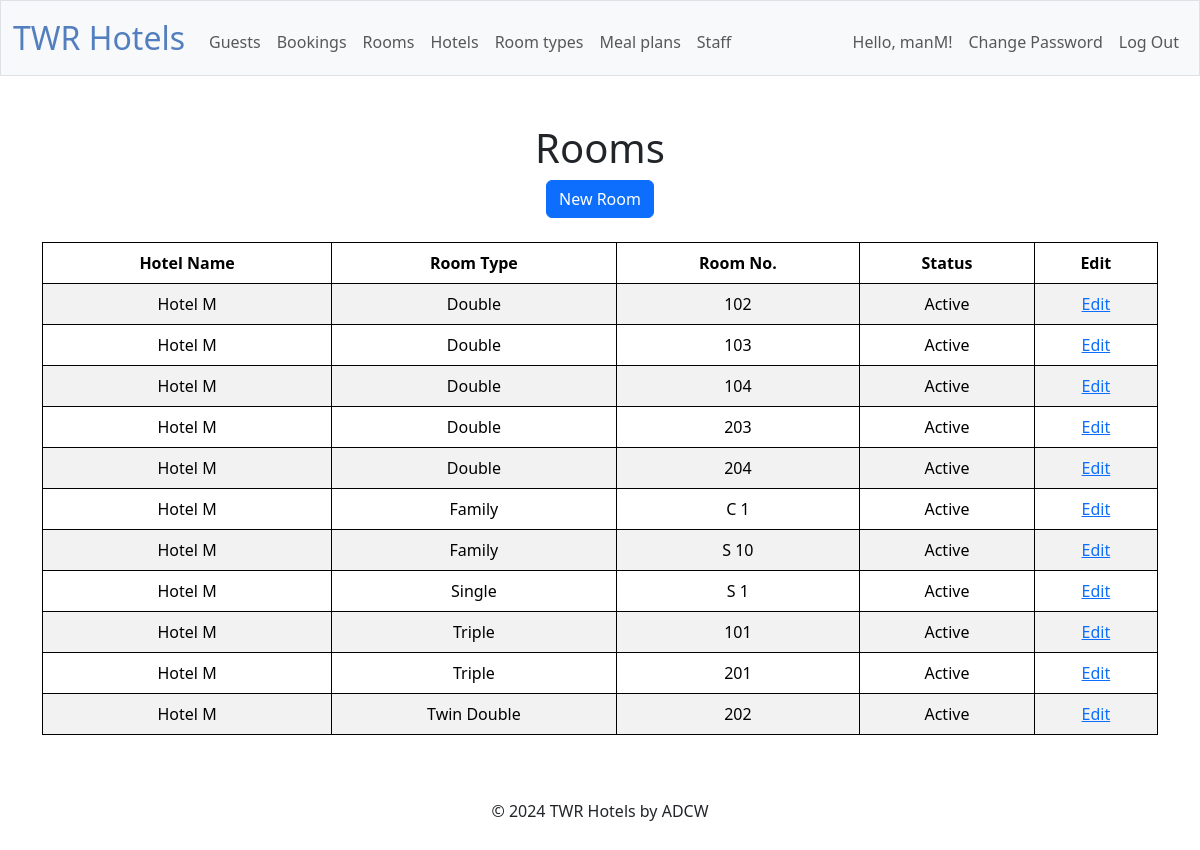
Screenshot of /rooms (signed in) with the database file from the repository.
### tables this page shows
CREATE TABLE "staff_members" (staffID INTEGER PRIMARY KEY AUTOINCREMENT NOT NULL, hotelID INTEGER NOT NULL, firstName TEXT NOT NULL, lastName TEXT NOT NULL, positionID INTEGER NOT NULL DEFAULT 1,password TEXT NOT NULL,  dateOfBirth DATE NOT NULL, phone INTEGER NOT NULL, email TEXT NOT NULL, statusID INTEGER NOT NULL DEFAULT 1, FOREIGN KEY (hotelID) REFERENCES hotels(hotelID), FOREIGN KEY (positionID) REFERENCES position(id), FOREIGN KEY (statusID) REFERENCES status(statusID));

CREATE TABLE "rooms" (roomID INTEGER PRIMARY KEY AUTOINCREMENT NOT NULL, hotelID INTEGER NOT NULL, typeID INTEGER NOT NULL, statusID INTEGER NOT NULL, roomNo TEXT NOT NULL, FOREIGN KEY (hotelID) REFERENCES Hotels(hotelID),  FOREIGN KEY (typeID) REFERENCES "roomTypes"(typeID), FOREIGN KEY (statusID) REFERENCES status(statusID));

CREATE TABLE "hotels" (hotelID INTEGER PRIMARY KEY AUTOINCREMENT NOT NULL , name TEXT NOT NULL, address TEXT, phone INTEGER NOT NULL, email TEXT NOT NULL, checkinTime TIME NOT NULL, checkoutTime TIME NOT NULL, statusID INTEGER NOT NULL, FOREIGN KEY (statusID) REFERENCES status(statusID));

CREATE TABLE "roomTypes" (typeID INTEGER PRIMARY KEY AUTOINCREMENT NOT NULL,name TEXT NOT NULL, description TEXT, capacity INTEGER NOT NULL, statusID INTEGER NOT NULL, FOREIGN KEY (statusID) REFERENCES status(statusID));

CREATE TABLE "status" (statusID INTEGER PRIMARY KEY AUTOINCREMENT NOT NULL, status TEXT NOT NULL);

### app.py (the view)
@app.route("/rooms", methods=["GET"])
@login_required
def rooms():
    user = db.execute(
        "SELECT * FROM staff_members WHERE staffID = ?", session["user_id"])
    rooms = db.execute(
        "SELECT rooms.roomID, hotels.name as hotelName , roomTypes.name as roomTypeName, rooms.roomNo, status.status FROM rooms INNER JOIN hotels ON rooms.hotelID = hotels.hotelID INNER JOIN roomTypes ON rooms.typeID = roomTypes.typeID INNER JOIN status ON rooms.statusID = status.statusID WHERE hotels.hotelID = ? ORDER BY roomTypeName ASC, roomNo ASC", user[0]["hotelID"])
    return render_template("rooms.html", rooms=rooms)

### app.py (called while the page is built)
@app.after_request
def after_request(response):
    response.headers["Cache-Control"] = "no-cache, no-store, must-revalidate"
    response.headers["Expires"] = 0
    response.headers["Pragma"] = "no-cache"
    return response

### templates/rooms.html (shortened to what this page needs)
{% extends "layout.html" %}
{% block main %}
    <h1>Rooms</h1>
    <a href="/new_room" class="btn btn-primary">New Room</a>
    <br>
    <br>
    <table class="table table-striped">
        <thead>
            <tr>
                <th>Hotel Name</th>
                <th>Room Type</th>
                <th>Room No.</th>
                <th>Status</th>
                <th>Edit</th>
            </tr>
        </thead>
        <tbody>
            {% for room in rooms %}
                <tr>
                    <td>{{ room["hotelName"] }}</td>
                    <td>{{ room["roomTypeName"] }}</td>
                    <td>{{ room["roomNo"] }}</td>
                    <td>{{ room["status"] }}</td>
                    <td><a href="/edit_room?roomid={{ room['roomID'] }}">Edit</a></td>
                </tr>
            {% endfor %}
        </tbody>
    </table>
{% endblock %}

### templates/layout.html (shortened to what this page needs)
<!DOCTYPE html>
<html lang="en">
    <head>
        <link href="https://cdn.jsdelivr.net/npm/bootstrap@5.3.3/dist/css/bootstrap.min.css" rel="stylesheet">
        <link href="/static/styles.css" rel="stylesheet">
    </head>
    <body>
        <nav class="bg-light border navbar navbar-expand-md navbar-light">
            <div class="container-fluid">
                <a class="navbar-brand" href="/"><span class="blue">TWR Hotels</span></a>
                <div class="collapse navbar-collapse" id="navbar">
                    {% if session["user_id"] %}
                        <ul class="navbar-nav me-auto mt-2">
                            <li class="nav-item"><a class="nav-link" href="/guests">Guests</a></li>
                            <li class="nav-item"><a class="nav-link" href="/bookings">Bookings</a></li>
                            <li class="nav-item"><a class="nav-link" href="/rooms">Rooms</a></li>
                            <li class="nav-item"><a class="nav-link" href="/hotels">Hotels</a></li>
                            <li class="nav-item"><a class="nav-link" href="/roomTypes">Room types</a></li>
                            <li class="nav-item"><a class="nav-link" href="/mealPlans">Meal plans</a></li>
                            <li class="nav-item"><a class="nav-link" href="/staff">Staff</a></li>
                        </ul>
                        <ul class="navbar-nav ms-auto mt-2">
                            <li class="nav-item"><a class="nav-link">Hello, {{ session["username"] }}!</a></li>
                            <li class="nav-item"><a class="nav-link" href="/changepw">Change Password</a></li>
                            <li class="nav-item"><a class="nav-link" href="/logout">Log Out</a></li>
                        </ul>
                    {% else %}
                        <ul class="navbar-nav ms-auto mt-2">
                            <li class="nav-item"><a class="nav-link" href="/login">Log In</a></li>
                        </ul>
                    {% endif %}
                </div>
            </div>
        </nav>
        <main class="container py-5 text-center">
            {% block main %}{% endblock %}
        </main>
    </body>
    <footer class="mb-5">
        <div class="container text-center">
            <p id="copy"></p>
        </div>
    </footer>
</html>

### static/styles.css (style rules this page uses)
nav .navbar-brand { font-size: xx-large; }
nav .navbar-brand .blue { color: #537fbe; }
table { background-color: transparent; margin-bottom: 1rem; width: 100%; }
table th, table td { padding: 0.75rem; vertical-align: middle; border-collapse: collapse; border: 1px solid; }
tbody tr:nth-of-type(odd) { background-color: rgb(179, 208, 255, 0.3) }

### rows the page displays
staff_members: username "manM"
rooms: hotelName "Hotel M", roomTypeName "Double", roomNo "102", status "Active"
rooms: hotelName "Hotel M", roomTypeName "Double", roomNo "103", status "Active"
rooms: hotelName "Hotel M", roomTypeName "Double", roomNo "104", status "Active"
rooms: hotelName "Hotel M", roomTypeName "Double", roomNo "203", status "Active"
rooms: hotelName "Hotel M", roomTypeName "Double", roomNo "204", status "Active"
rooms: hotelName "Hotel M", roomTypeName "Family", roomNo "C 1", status "Active"
rooms: hotelName "Hotel M", roomTypeName "Family", roomNo "S 10", status "Active"
rooms: hotelName "Hotel M", roomTypeName "Single", roomNo "S 1", status "Active"
rooms: hotelName "Hotel M", roomTypeName "Triple", roomNo "101", status "Active"
rooms: hotelName "Hotel M", roomTypeName "Triple", roomNo "201", status "Active"
rooms: hotelName "Hotel M", roomTypeName "Twin Double", roomNo "202", status "Active"
